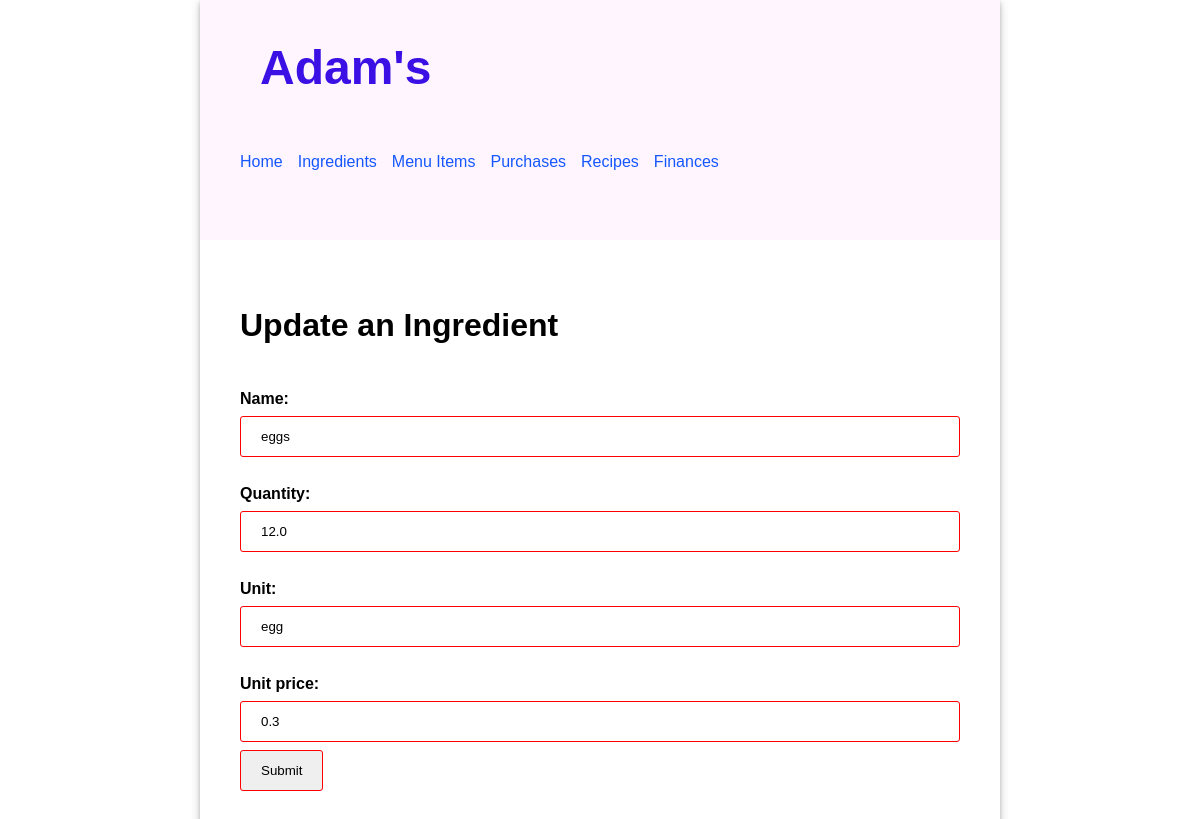
/ingredient/2/update, run on an earlier commit of the app's database.
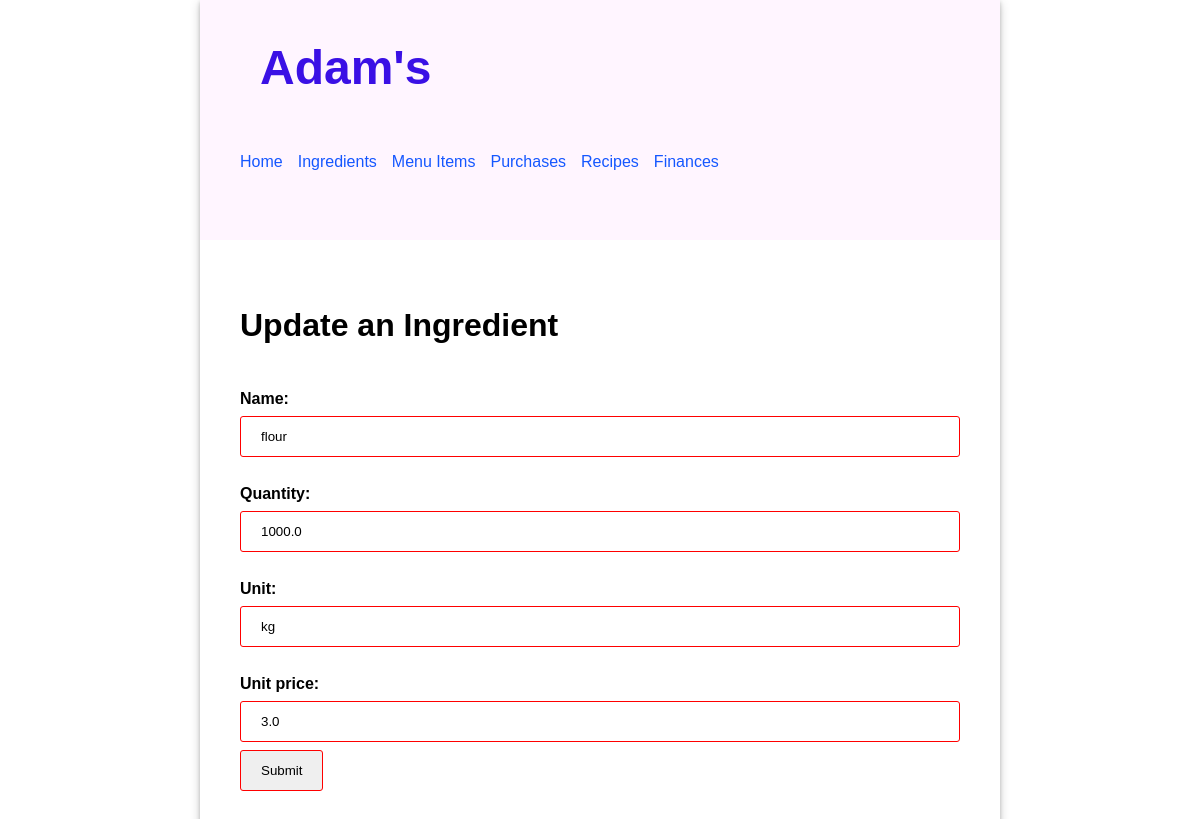
And on a later commit of the database.
### inventory/models.py (models this page shows, shortened)
class Ingredient(models.Model):
    name = models.CharField(max_length=30)
    quantity = models.FloatField(default=0)
    unit = models.CharField(max_length=15)
    unit_price = models.FloatField(default=0)

### inventory/views.py (the view)
# urls.py: path('ingredient/<pk>/update', views.IngredientUpdate.as_view(), name='ingredientupdate'),
class IngredientUpdate(UpdateView):
    model = Ingredient
    template_name = 'inventory/ingredient_update.html'
    form_class = IngredientForm

### inventory/forms.py
class IngredientForm(forms.ModelForm):
    class Meta:
        model = Ingredient
        fields = '__all__'

### inventory/templates/inventory/ingredient_update.html (shortened to what this page needs)
{% extends 'base.html' %} {% load static %} {% block content %}
<h2>Update an Ingredient</h2>
<form method="post">
    {{ form }}
    <input type="submit" value="Submit" />
</form>
{% endblock %}

What changed in the data, as far as the page shows it:
changed Ingredient: name "eggs" → "flour"; quantity "12.0" → "1000.0"; unit "egg" → "kg"; unit_price "0.3" → "3.0"
